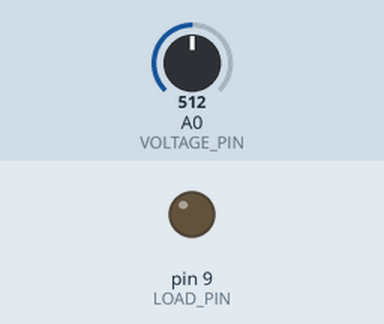
A sketch run on a simulated Arduino Uno, built with avr-gcc and run on an emulated ATmega328P. Shown: output pins drawn as LEDs (lit = HIGH). The inputs (shaded band) are chosen by the test bench; at power-on: A0 (VOLTAGE_PIN) = 512.

Above: at 0.05 s.
Timing chart, 0 to 13.0 s (numbered marks = the images above):
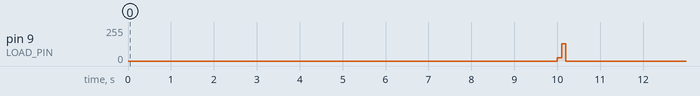

The sketch:

80power.ino
```cpp
// Define the analog input pin for voltage measurement
#define VOLTAGE_PIN A0

// Define the PWM output pin for load control
#define LOAD_PIN 9

// Define the sampling interval in milliseconds
#define INTERVAL 100

// Define the calibration interval in milliseconds
#define CALIBRATION 10000

// Define the target voltage ratio
#define TARGET_RATIO 0.8

// Define the learning rate for gradient descent
#define LEARNING_RATE 0.01

// Define the initial load value
#define INITIAL_LOAD 128

// Define the load increment for calibration
#define LOAD_INCREMENT 25

// Define the voltage reference in volts
#define VREF 5.0

// Define the conversion factor from ADC value to voltage
#define ADC_TO_VOLT (VREF / 1024.0)

// Declare global variables
float open_circuit_voltage; // The open-circuit voltage of the source
float internal_resistance; // The internal resistance of the source
float load_resistance; // The load resistance
float load_current; // The load current
float load_power; // The load power
float error; // The error between the actual and target voltage ratios
float gradient; // The gradient of the error with respect to the load resistance
unsigned long previous_time; // The previous time of sampling
unsigned long calibration_time; // The calibration time
bool calibrating; // The flag for calibration mode
int load_value; // The PWM value for the load

// Initialize the variables and pins
void setup() {
  // Set the analog input pin as input
  pinMode(VOLTAGE_PIN, INPUT);

  // Set the PWM output pin as output
  pinMode(LOAD_PIN, OUTPUT);

  // Set the initial load value
  load_value = INITIAL_LOAD;

  // Set the load resistance as the nominal resistance of the PWM pin
  load_resistance = 100.0;

  // Set the calibration flag to false
  calibrating = false;

  // Set the previous time and calibration time to the current time
  previous_time = millis();
  calibration_time = millis();

  // Set the open-circuit voltage and internal resistance to zero
  open_circuit_voltage = 0.0;
  internal_resistance = 0.0;
}

// Main loop
void loop() {
  // Get the current time
  unsigned long current_time = millis();

  // Check if the calibration interval has elapsed
  if (current_time - calibration_time >= CALIBRATION) {
    // Set the calibration flag to true
    calibrating = true;

    // Remove the load
    load_value = 0;

    // Reset the calibration time
    calibration_time = current_time;
  }

  // Check if the sampling interval has elapsed
  if (current_time - previous_time >= INTERVAL) {
    // Read the voltage from the analog input pin
    int voltage_reading = analogRead(VOLTAGE_PIN);

    // Convert the ADC value to voltage
    float voltage = voltage_reading * ADC_TO_VOLT;

    // Check if the calibration mode is on
    if (calibrating) {
      // Update the open-circuit voltage
      open_circuit_voltage = voltage;

      // Check if the load value is zero
      if (load_value == 0) {
        // Increase the load by a small amount
        load_value += LOAD_INCREMENT;
      }
      else {
        // Calculate the internal resistance
        internal_resistance = (open_circuit_voltage - voltage) / (load_value / 255.0 * VREF / load_resistance);

        // Turn off the calibration mode
        calibrating = false;

        // Reset the load value
        load_value = INITIAL_LOAD;
      }
    }
    else {
      // Calculate the load current
      load_current = (open_circuit_voltage - voltage) / (internal_resistance + load_resistance);

      // Calculate the load power
      load_power = load_current * load_current * load_resistance;

      // Calculate the error between the actual and target voltage ratios
      error = voltage / open_circuit_voltage - TARGET_RATIO;

      // Calculate the gradient of the error with respect to the load resistance
      gradient = -2.0 * load_current * load_current * load_resistance * error;

      // Update the load resistance using gradient descent
      load_resistance -= LEARNING_RATE * gradient;

      // Constrain the load resistance to a positive value
      load_resistance = max(load_resistance, 0.0);

      // Calculate the load value from the load resistance
      load_value = (int) (load_resistance / (load_resistance + internal_resistance) * 255.0);
    }

    // Write the load value to the PWM output pin
    analogWrite(LOAD_PIN, load_value);

    // Reset the previous time
    previous_time = current_time;
  }
}
```

Measured:
- by itself, pin 9 (LOAD_PIN): repeats every 10.0 s: 128/255 0.10 s, 0/255 9.8 s, 25/255 0.10 s
